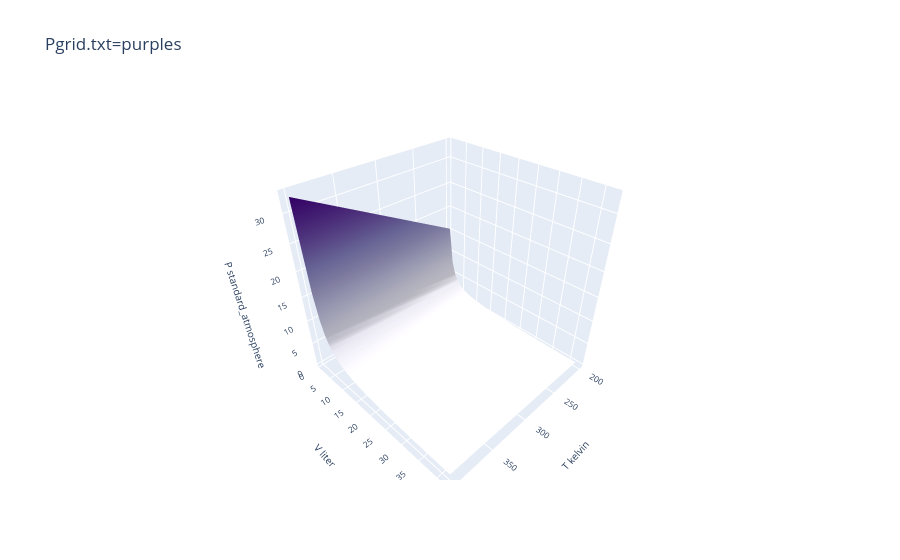

This figure's notebook cell:
### Markdown cell above
### Plotting in 3d
Use the cell below to make a 3d surface plot of the state function Pgrid that you just loaded, on the state space defined by Tgrid and Vgrid. Some reminders ... 

    # Prepping the axis labels
    xlabel = "T "+str(Tgrid.units)
    ylabel = ...
    zlabel = ...
    llist = [xlabel, ylabel, zlabel]

    # Graph the pressure
    PL.plot_surface1(Tgrid, Vgrid, Pgrid, color='blue',title='Pgrid.txt',labellist=llist).show()

### Code cell
### BEGIN SOLUTION
# Prepping the axis labels
xlabel = "T "+str(Tgrid.units)
ylabel = "V "+str(Vgrid.units) 
zlabel = "P "+str(Pgrid.units)
llist = [xlabel, ylabel, zlabel]

# Graph the pressure
# ax = PL.plot_surface(Tgrid, Vgrid, Pgrid)
PL.plot_surface1(Tgrid, Vgrid, Pgrid, color='plum', title='Pgrid.txt',labellist=llist).show()
### END SOLUTION

### Figure 1 — Plotly figure (JSON) as saved in the notebook; plotly's stock layout.template omitted (floating-point values rounded to 4 significant figures; data arrays with more than 128 entries replaced by an {"elided": "..."} marker saying what was removed)
{"data": [{"colorscale": [[0, "rgb(252,251,253)"], [0.125, "rgb(239,237,245)"], [0.25, "rgb(218,218,235)"], [0.375, "rgb(188,189,220)"], [0.5, "rgb(158,154,200)"], [0.625, "rgb(128,125,186)"], [0.75, "rgb(106,81,163)"], [0.875, "rgb(84,39,143)"], [1, "rgb(63,0,125)"]], "showscale": false, "type": "surface", "x": {"elided": "51x42 int values"}, "y": {"elided": "51x42 int values"}, "z": {"elided": "51x42 float values"}}], "layout": {"autosize": true, "scene": {"xaxis": {"tickfont": {"size": 10}, "title": {"font": {"size": 10}, "text": "T kelvin"}}, "yaxis": {"tickfont": {"size": 10}, "title": {"font": {"size": 10}, "text": "V liter"}}, "zaxis": {"tickfont": {"size": 10}, "title": {"font": {"size": 10}, "text": "P standard_atmosphere"}}}, "title": {"text": "Pgrid.txt=purples "}, "yaxis": {"automargin": true}}}
